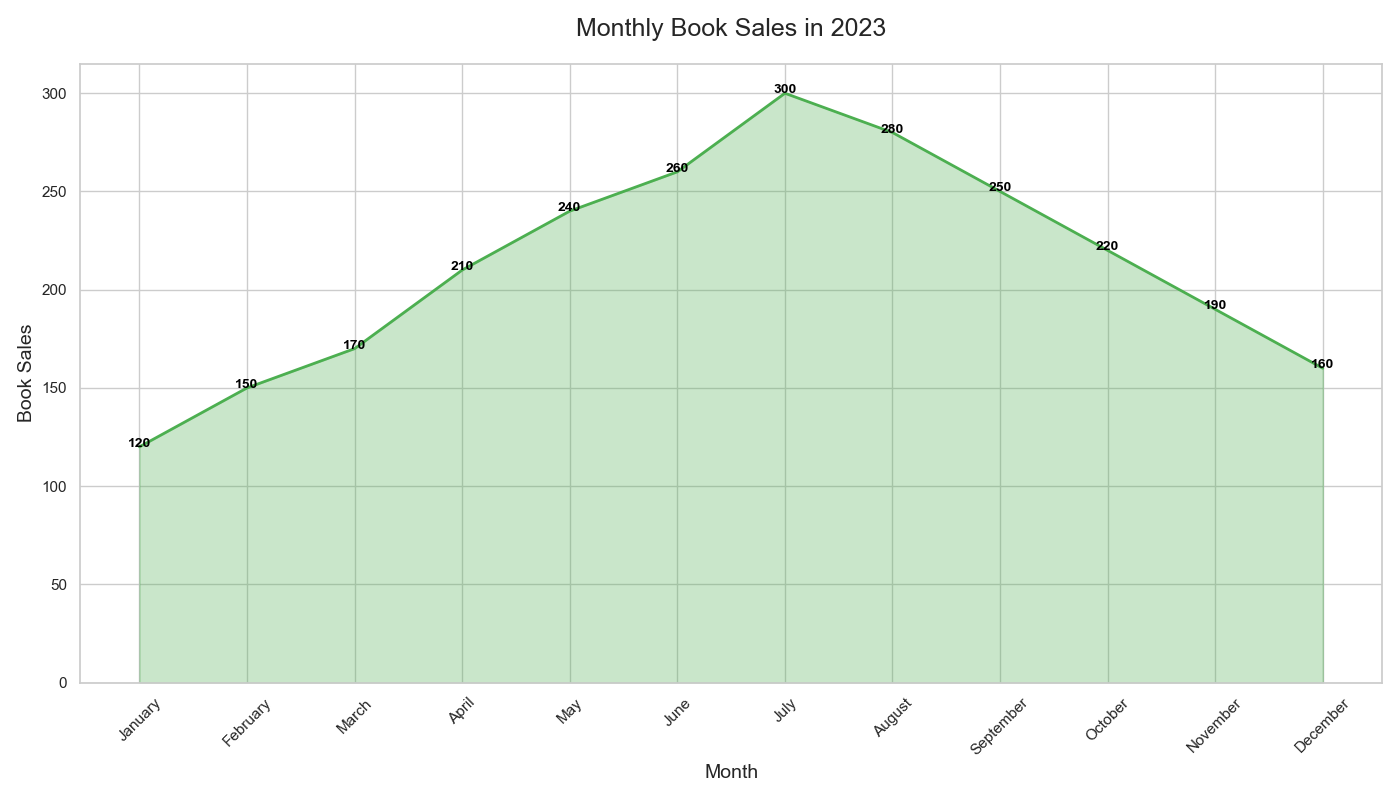

Source code (Python):

import pandas as pd
import seaborn as sns
import matplotlib.pyplot as plt

data = {
    'Month': ['January', 'February', 'March', 'April', 'May', 'June', 'July', 
              'August', 'September', 'October', 'November', 'December'],
    'BookSales': [120, 150, 170, 210, 240, 260, 300, 280, 250, 220, 190, 160]
}

df = pd.DataFrame(data)

months_order = ['January', 'February', 'March', 'April', 'May', 'June', 
                'July', 'August', 'September', 'October', 'November', 'December']
df['Month'] = pd.Categorical(df['Month'], categories=months_order, ordered=True)

plt.figure(figsize=(14, 8))
sns.set_theme(style="whitegrid")
ax = sns.lineplot(data=df, x='Month', y='BookSales', color='#4CAF50', lw=2)
ax.fill_between(df.Month, df.BookSales, color='#4CAF50', alpha=0.3)

for line in range(0, df.shape[0]):
     ax.text(df.Month[line], df.BookSales[line], df.BookSales[line], 
             horizontalalignment='center', size='small', color='black', weight='semibold')

ax.set_title('Monthly Book Sales in 2023', fontsize=18, pad=20)
ax.set_xlabel('Month', fontsize=14)
ax.set_ylabel('Book Sales', fontsize=14)
ax.set(ylim=(0, None))

plt.xticks(rotation=45)
plt.tight_layout()
plt.show()
